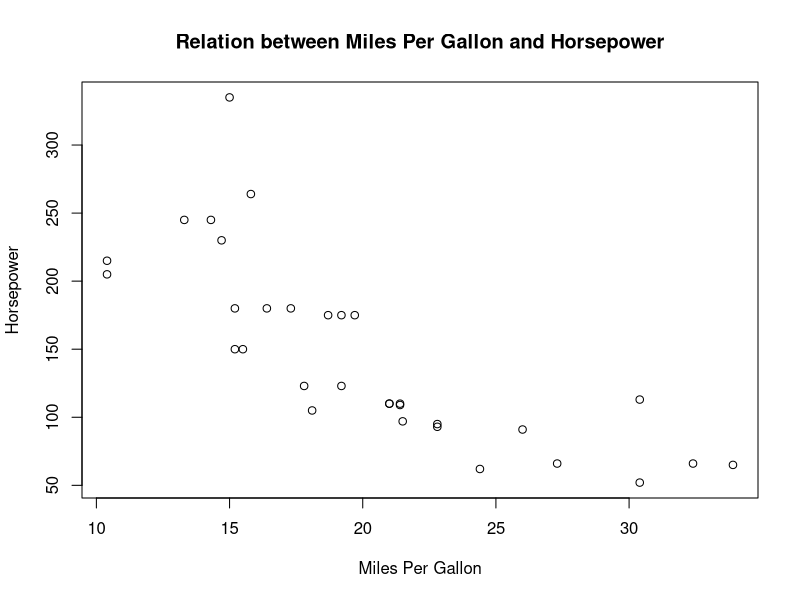
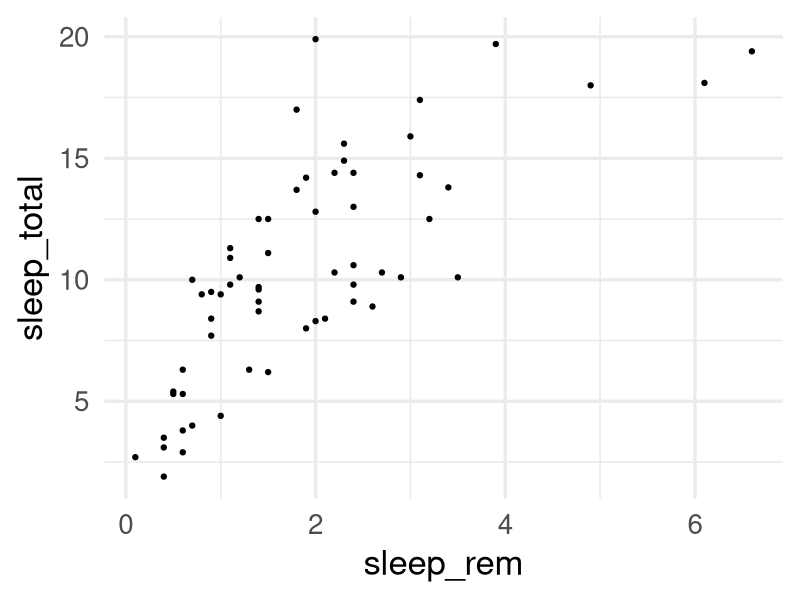
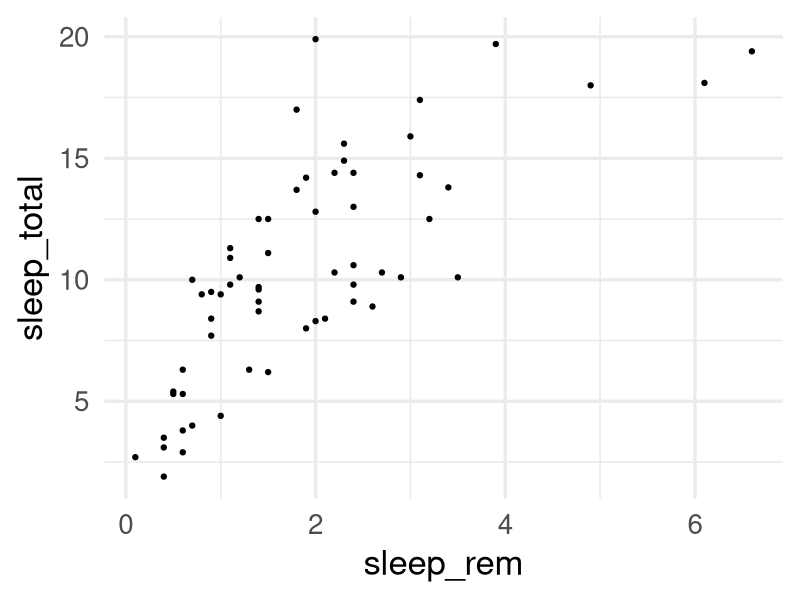

These charts were generated, in order, by the following R code: (Note: this script raises an error after producing the figures.)
## ---- chunk 1
knitr::opts_chunk$set(fig.width = 13, 
                      message = FALSE, 
                      warning = FALSE)
## ---- chunk 2
a <- 3
b <- 5

a + b * (exp(a)/b)
## ---- chunk 3
library(knitr)
library(kableExtra)
ops <- c("eval", "echo", "results", "warning", "error", "message", "include", 
            "tidy", "cache", "cache.comments", "dependson", "autodep", "fig.height/fig.width", "fig.show", "interval")
args <- c("logical", "logical", "markup, asis, hold, hide", 
            "logical", "logical", "logical", "logical", "logical", 
            "logical, 0:3", "logical", 
            "char, num", "logical", "numeric",
            "asis, hold, animate, hide", "numeric")
default <- c("TRUE", "TRUE", "markup", "TRUE", "TRUE", "TRUE", "TRUE",
              "FALSE", "FALSE", "NULL", "NULL", "FALSE", "7, 7", "asis", "1")
result <- c("Evaluate the code?", "Show the code?", "Render the results",
              "Print warnings?", "Preserve errors? (if FALSE, quit)", 
              "Print any messages?",
              "Include any of the code or output or code?", 
              "Tidy code? (see formatR package)", "Cache code chunks?",
              "Cache invalidated by comment changes?",
              "Current chunk depend on prior cached chunks?",
              "Depends determined automatically? ",
              "Height and width of figure", 
              "How the figure should be displayed", 
              "Animate speed")
kable(data.frame(ops, args, default, result)[1:8, ], 
      col.names = c("Options", "Arguments", "Default", "Result"),
      format = "html") %>%
  kable_styling()
## ---- chunk 4
knitr::kable(data.frame(ops, args, default, result)[9:15, ], 
  col.names = c("Options", "Arguments", "Default", "Result"))
## ---- chunk 5
data(mtcars)
with(mtcars, plot(mpg, hp, 
  xlab = "Miles Per Gallon", 
  ylab = "Horsepower",
  main = "Relation between Miles Per Gallon and Horsepower"))
## ---- chunk 6
library(ggplot2)
theme_set(theme_minimal(base_size = 25))
## ---- chunk 7
ggplot(msleep, aes(sleep_rem, sleep_total)) + 
  geom_point()
## ---- chunk 8
ggplot(msleep, aes(sleep_rem, sleep_total)) + 
  geom_point()
## ---- chunk 9
ggplot(msleep, aes(sleep, sleep_total)) + 
  geom_point()
## ---- chunk 10
ggplot(msleep, aes(sleep_total)) +
  geom_histogram()
## ---- chunk 11
ggplot(msleep, aes(sleep_total)) +
  geom_histogram()
